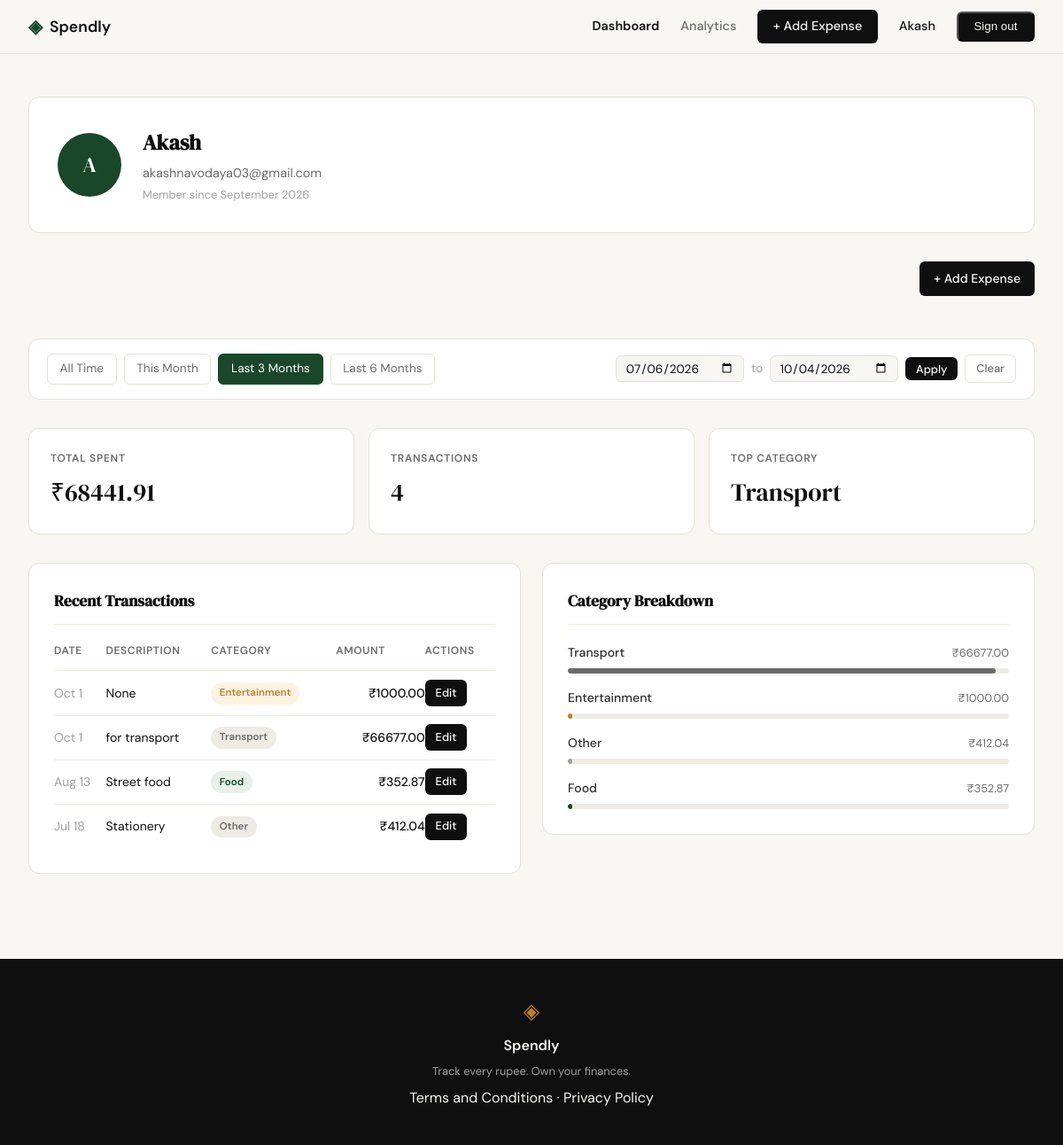
Page /profile?date_from=2026-07-06&date_to=2026-10-04 (signed in) on the committed database.
### tables this page shows
CREATE TABLE users (
            id INTEGER PRIMARY KEY AUTOINCREMENT,
            name TEXT NOT NULL,
            email TEXT UNIQUE NOT NULL,
            password_hash TEXT NOT NULL,
            created_at TEXT DEFAULT (datetime('now'))
        );

CREATE TABLE expenses (
            id INTEGER PRIMARY KEY AUTOINCREMENT,
            user_id INTEGER NOT NULL,
            amount REAL NOT NULL,
            category TEXT NOT NULL,
            date TEXT NOT NULL,
            description TEXT,
            created_at TEXT DEFAULT (datetime('now')),
            FOREIGN KEY (user_id) REFERENCES users(id)
        );

### app.py (the view)
@app.route("/profile")
def profile():
    if not session.get("user_id"):
        return redirect(url_for("login"))
    user_id = session["user_id"]
    date_from = _parse_date(request.args.get("date_from"))
    date_to = _parse_date(request.args.get("date_to"))
    if date_from and date_to and date_from > date_to:
        flash("Start date must be before end date.", "error")
        date_from = date_to = None
    today = date.today()
    first_of_month = today.replace(day=1).isoformat()
    last_3m = (today - timedelta(days=90)).isoformat()
    last_6m = (today - timedelta(days=180)).isoformat()
    today_str = today.isoformat()
    presets = {
        "today": today_str,
        "this_month": first_of_month,
        "last_3m": last_3m,
        "last_6m": last_6m,
    }
    user = get_user_by_id(user_id)
    stats = get_summary_stats(user_id, date_from, date_to)
    transactions = get_recent_transactions(
        user_id, date_from=date_from, date_to=date_to
    )
    categories = get_category_breakdown(user_id, date_from, date_to)
    return render_template(
        "profile.html",
        user=user,
        stats=stats,
        transactions=transactions,
        categories=categories,
        date_from=date_from,
        date_to=date_to,
        presets=presets,
    )

### app.py (called while the page is built)
def _parse_date(value):
    try:
        datetime.strptime(value, "%Y-%m-%d")
        return value
    except (ValueError, TypeError):
        return None

### database/db.py (called while the page is built)
def get_db():
    conn = sqlite3.connect(DB_PATH)
    conn.row_factory = sqlite3.Row
    conn.execute("PRAGMA foreign_keys = ON")
    return conn

### database/queries.py (called while the page is built)
def get_recent_transactions(user_id, limit=10, date_from=None, date_to=None):
    conn = get_db()
    sql = (
        "SELECT id, date, description, category, amount FROM expenses "
        "WHERE user_id = ?"
    )
    params = [user_id]
    if date_from and date_to:
        sql += " AND date BETWEEN ? AND ?"
        params.extend([date_from, date_to])
    sql += " ORDER BY date DESC LIMIT ?"
    params.append(limit)
    rows = conn.execute(sql, params).fetchall()
    conn.close()
    return [
        {
            "id": r["id"],
            "date": datetime.strptime(r["date"], "%Y-%m-%d").strftime("%b %-d"),
            "description": r["description"],
            "category": r["category"],
            "amount": f"₹{r['amount']:.2f}",
        }
        for r in rows
    ]

def get_summary_stats(user_id, date_from=None, date_to=None):
    conn = get_db()
    base = "FROM expenses WHERE user_id = ?"
    params = [user_id]
    if date_from and date_to:
        base += " AND date BETWEEN ? AND ?"
        params.extend([date_from, date_to])
    row = conn.execute(f"SELECT SUM(amount), COUNT(*) {base}", params).fetchone()
    top = conn.execute(
        f"SELECT category {base} GROUP BY category ORDER BY SUM(amount) DESC LIMIT 1",
        params,
    ).fetchone()
    total = row[0] or 0.0
    count = row[1] or 0
    conn.close()
    return {
        "total_spent": f"₹{total:.2f}",
        "transaction_count": count,
        "top_category": top["category"] if top else "—",
    }

def get_user_by_id(user_id):
    conn = get_db()
    row = conn.execute(
        "SELECT name, email, created_at FROM users WHERE id = ?", (user_id,)
    ).fetchone()
    conn.close()
    if row is None:
        return None
    dt = datetime.strptime(row["created_at"][:10], "%Y-%m-%d")
    initials = "".join(w[0].upper() for w in row["name"].split()[:2])
    return {
        "name": row["name"],
        "email": row["email"],
        "member_since": dt.strftime("%B %Y"),
        "initials": initials,
    }

### templates/profile.html (shortened to what this page needs)
{% extends "base.html" %}
{% block head %}
<link rel="stylesheet" href="{{ url_for('static', filename='css/profile.css') }}">
{% endblock %}
{% block content %}
<div class="profile-page">
    <div class="profile-inner">
        <div class="profile-header-card">
            <div class="profile-avatar">{{ user.initials }}</div>
            <div class="profile-meta">
                <h1 class="profile-name">{{ user.name }}</h1>
                <p class="profile-email">{{ user.email }}</p>
                <p class="profile-since">Member since {{ user.member_since }}</p>
            </div>
        </div>
        <div style="text-align:right; margin-bottom: 1rem;">
            <a href="{{ url_for('add_expense') }}" class="btn">+ Add Expense</a>
        </div>
        <div class="filter-bar">
            <div class="filter-presets">
                <a href="{{ url_for('profile') }}"
                   class="preset-btn{% if not date_from and not date_to %} preset-btn--active{% endif %}">All Time</a>
                <a href="{{ url_for('profile', date_from=presets.this_month, date_to=presets.today) }}"
                   class="preset-btn{% if date_from == presets.this_month and date_to == presets.today %} preset-btn--active{% endif %}">This Month</a>
                <a href="{{ url_for('profile', date_from=presets.last_3m, date_to=presets.today) }}"
                   class="preset-btn{% if date_from == presets.last_3m and date_to == presets.today %} preset-btn--active{% endif %}">Last 3 Months</a>
                <a href="{{ url_for('profile', date_from=presets.last_6m, date_to=presets.today) }}"
                   class="preset-btn{% if date_from == presets.last_6m and date_to == presets.today %} preset-btn--active{% endif %}">Last 6 Months</a>
            </div>
            <form class="filter-form" method="get" action="{{ url_for('profile') }}">
                <input type="date" name="date_from" value="{{ date_from or '' }}">
                <span class="filter-sep">to</span>
                <input type="date" name="date_to" value="{{ date_to or '' }}">
                <button type="submit" class="btn btn--sm">Apply</button>
                {% if date_from or date_to %}
                <a href="{{ url_for('profile') }}" class="btn btn--sm btn--ghost">Clear</a>
                {% endif %}
            </form>
        </div>
        <div class="stats-row">
            <div class="stat-card">
                <span class="stat-label">Total Spent</span>
                <span class="stat-value">{{ stats.total_spent }}</span>
            </div>
            <div class="stat-card">
                <span class="stat-label">Transactions</span>
                <span class="stat-value">{{ stats.transaction_count }}</span>
            </div>
            <div class="stat-card">
                <span class="stat-label">Top Category</span>
                <span class="stat-value">{{ stats.top_category }}</span>
            </div>
        </div>
        <div class="profile-grid">
            <div class="profile-card">
                <h2 class="card-title">Recent Transactions</h2>
                <table class="tx-table">
                    <thead>
                        <tr>
                            <th>Date</th>
                            <th>Description</th>
                            <th>Category</th>
                            <th class="tx-amount-col">Amount</th>
                            <th>Actions</th>
                        </tr>
                    </thead>
                    <tbody>
                        {% for tx in transactions %}
                        <tr>
                            <td class="tx-date">{{ tx.date }}</td>
                            <td>{{ tx.description }}</td>
                            <td><span class="badge badge--{{ tx.category | lower }}">{{ tx.category }}</span></td>
                            <td class="tx-amount">{{ tx.amount }}</td>
                            <td>
                              <a href="/expenses/{{ tx.id }}/edit" class="btn btn--sm">Edit</a>
                            </td>
                        </tr>
                        {% endfor %}
                    </tbody>
                </table>
            </div>
            <div class="profile-card">
                <h2 class="card-title">Category Breakdown</h2>
                <div class="breakdown-list">
                    {% for cat in categories %}
                    <div class="breakdown-row">
                        <div class="breakdown-meta">
                            <span class="breakdown-name">{{ cat.name }}</span>
                            <span class="breakdown-total">{{ cat.amount }}</span>
                        </div>
                        <div class="breakdown-track">
                            <div class="breakdown-bar breakdown-bar--{{ cat.name | lower }}" style="width: {{ cat.pct }}%"></div>
                        </div>
                    </div>
                    {% endfor %}
                </div>
            </div>
        </div>
    </div>
</div>
{% endblock %}

### templates/base.html (shortened to what this page needs)
<!DOCTYPE html>
<html lang="en">
<head>
    <link rel="stylesheet" href="{{ url_for('static', filename='css/style.css') }}">
    {% block head %}{% endblock %}
</head>
<body>
    <nav class="navbar">
        <div class="nav-inner">
            <a href="{{ url_for('landing') }}" class="nav-brand">
                <span class="brand-icon">◈</span>
                <span class="brand-name">Spendly</span>
            </a>
            <div class="nav-links">
                {% if session.get('user_id') %}
                    <a href="{{ url_for('profile') }}" class="{{ 'nav-active' if request.endpoint == 'profile' else '' }}">Dashboard</a>
                    <a href="{{ url_for('analytics') }}" class="{{ 'nav-active' if request.endpoint == 'analytics' else '' }}">Analytics</a>
                    <a href="{{ url_for('add_expense') }}" class="nav-cta {{ 'nav-active' if request.endpoint == 'add_expense' else '' }}">+ Add Expense</a>
                    <span>{{ session.get('user_name') }}</span>
                    <form method="post" action="{{ url_for('logout') }}" style="display:inline">
                        <button type="submit" class="nav-cta">Sign out</button>
                    </form>
                {% else %}
                    <a href="{{ url_for('login') }}">Sign in</a>
                    <a href="{{ url_for('register') }}" class="nav-cta">Get started</a>
                {% endif %}
            </div>
        </div>
    </nav>
    <main class="main-content">
        {% block content %}{% endblock %}
    </main>
    <footer class="footer">
        <div class="footer-inner">
            <span class="brand-icon">◈</span>
            <span class="footer-name">Spendly</span>
            <p class="footer-copy">Track every rupee. Own your finances.</p>
            <p><a href="/terms">Terms and Conditions</a> · <a href="/privacy">Privacy Policy</a></p>
        </div>
    </footer>
</body>
</html>

### static/css/profile.css (style rules this page uses)
.filter-bar { display: flex; flex-wrap: wrap; gap: 0.75rem; align-items: center; background: var(--paper-card); border: 1px solid var(--border); border-radius: var(--radius-md); padding: 1rem 1.25rem; }
.filter-presets { display: flex; gap: 0.5rem; flex-wrap: wrap; flex: 1; }
.preset-btn { padding: 0.35rem 0.85rem; border-radius: var(--radius-sm); border: 1px solid var(--border); background: transparent; color: var(--ink-muted); text-decoration: none; font-size: 0.85rem; font-family: var(--font-body); transition: all 0.15s; }
.preset-btn--active { background: var(--accent); color: var(--paper-card); border-color: var(--accent); }
.filter-form { display: flex; align-items: center; gap: 0.5rem; flex-wrap: wrap; }
.filter-sep { font-size: 0.85rem; color: var(--ink-faint); }
.filter-form input[type="date"] { border: 1px solid var(--border); border-radius: var(--radius-sm); padding: 0.3rem 0.6rem; font-family: var(--font-body); font-size: 0.85rem; background: var(--paper); color: var(--ink); outline: none; transition: border-color 0.15s; }
.btn { display: inline-block; padding: 0.5rem 1rem; border-radius: var(--radius-sm); font-family: var(--font-body); font-size: 0.875rem; font-weight: 500; cursor: pointer; border: none; text-decoration: none; transition: background 0.15s, color 0.15s, border-color 0.15s; }
.btn--sm { padding: 0.3rem 0.75rem; font-size: 0.8rem; }
.btn:not(.btn--ghost) { background: var(--ink); color: var(--paper-card); }
.btn--ghost { background: transparent; color: var(--ink-muted); border: 1px solid var(--border); }

### rows in the picture
users: get "Akash", name "Akash", email "akashnavodaya03@gmail.com"
expenses: date "Oct 1", description "None", category "Entertainment", amount "₹1000.00"
expenses: date "Oct 1", description "for transport", category "Transport", amount "₹66677.00"
expenses: date "Aug 13", description "Street food", category "Food", amount "₹352.87"
expenses: date "Jul 18", description "Stationery", category "Other", amount "₹412.04"

### other values in the picture
{{ user.initials }} "A"
{{ user.member_since }} "September 2026"
{{ stats.total_spent }} "₹68441.91"
{{ stats.transaction_count }} "4"
{{ stats.top_category }} "Transport"
{{ cat.name }} "Transport" "Entertainment" "Other" "Food"
{{ cat.amount }} "₹66677.00" "₹1000.00" "₹412.04" "₹352.87"
